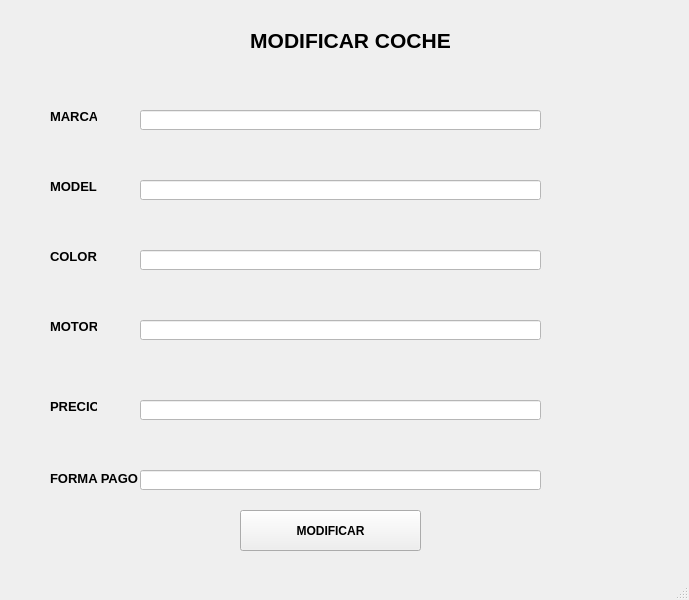
<?xml version="1.0" encoding="UTF-8"?>
<ui version="4.0">
 <class>MainWindow</class>
 <widget class="QMainWindow" name="MainWindow">
  <property name="geometry">
   <rect>
    <x>0</x>
    <y>0</y>
    <width>689</width>
    <height>600</height>
   </rect>
  </property>
  <property name="windowTitle">
   <string>Modificar registro</string>
  </property>
  <widget class="QWidget" name="centralwidget">
   <widget class="QLabel" name="label">
    <property name="geometry">
     <rect>
      <x>60</x>
      <y>10</y>
      <width>581</width>
      <height>61</height>
     </rect>
    </property>
    <property name="text">
     <string>&lt;html&gt;&lt;head/&gt;&lt;body&gt;&lt;p align=&quot;center&quot;&gt;&lt;span style=&quot; font-size:16pt; font-weight:600;&quot;&gt;MODIFICAR COCHE&lt;/span&gt;&lt;/p&gt;&lt;/body&gt;&lt;/html&gt;</string>
    </property>
   </widget>
   <widget class="QLabel" name="label_2">
    <property name="geometry">
     <rect>
      <x>50</x>
      <y>110</y>
      <width>47</width>
      <height>13</height>
     </rect>
    </property>
    <property name="font">
     <font>
      <pointsize>10</pointsize>
      <weight>75</weight>
      <bold>true</bold>
     </font>
    </property>
    <property name="text">
     <string>MARCA</string>
    </property>
   </widget>
   <widget class="QLineEdit" name="txt_marca">
    <property name="geometry">
     <rect>
      <x>140</x>
      <y>110</y>
      <width>401</width>
      <height>20</height>
     </rect>
    </property>
    <property name="styleSheet">
     <string notr="true">background-color: rgb(255, 255, 255);</string>
    </property>
   </widget>
   <widget class="QLineEdit" name="txt_modelo">
    <property name="geometry">
     <rect>
      <x>140</x>
      <y>180</y>
      <width>401</width>
      <height>20</height>
     </rect>
    </property>
    <property name="styleSheet">
     <string notr="true">background-color: rgb(255, 255, 255);</string>
    </property>
   </widget>
   <widget class="QLabel" name="label_3">
    <property name="geometry">
     <rect>
      <x>50</x>
      <y>180</y>
      <width>47</width>
      <height>13</height>
     </rect>
    </property>
    <property name="font">
     <font>
      <pointsize>10</pointsize>
      <weight>75</weight>
      <bold>true</bold>
     </font>
    </property>
    <property name="text">
     <string>MODELO</string>
    </property>
   </widget>
   <widget class="QLineEdit" name="txt_color">
    <property name="geometry">
     <rect>
      <x>140</x>
      <y>250</y>
      <width>401</width>
      <height>20</height>
     </rect>
    </property>
    <property name="styleSheet">
     <string notr="true">background-color: rgb(255, 255, 255);</string>
    </property>
   </widget>
   <widget class="QLabel" name="label_4">
    <property name="geometry">
     <rect>
      <x>50</x>
      <y>250</y>
      <width>47</width>
      <height>13</height>
     </rect>
    </property>
    <property name="font">
     <font>
      <pointsize>10</pointsize>
      <weight>75</weight>
      <bold>true</bold>
     </font>
    </property>
    <property name="text">
     <string>COLOR</string>
    </property>
   </widget>
   <widget class="QLineEdit" name="txt_motor">
    <property name="geometry">
     <rect>
      <x>140</x>
      <y>320</y>
      <width>401</width>
      <height>20</height>
     </rect>
    </property>
    <property name="styleSheet">
     <string notr="true">background-color: rgb(255, 255, 255);</string>
    </property>
   </widget>
   <widget class="QLabel" name="label_5">
    <property name="geometry">
     <rect>
      <x>50</x>
      <y>320</y>
      <width>47</width>
      <height>13</height>
     </rect>
    </property>
    <property name="font">
     <font>
      <pointsize>10</pointsize>
      <weight>75</weight>
      <bold>true</bold>
     </font>
    </property>
    <property name="text">
     <string>MOTOR</string>
    </property>
   </widget>
   <widget class="QLineEdit" name="txt_precio">
    <property name="geometry">
     <rect>
      <x>140</x>
      <y>400</y>
      <width>401</width>
      <height>20</height>
     </rect>
    </property>
    <property name="styleSheet">
     <string notr="true">background-color: rgb(255, 255, 255);</string>
    </property>
   </widget>
   <widget class="QLabel" name="label_6">
    <property name="geometry">
     <rect>
      <x>50</x>
      <y>400</y>
      <width>47</width>
      <height>13</height>
     </rect>
    </property>
    <property name="font">
     <font>
      <pointsize>10</pointsize>
      <weight>75</weight>
      <bold>true</bold>
     </font>
    </property>
    <property name="text">
     <string>PRECIO</string>
    </property>
   </widget>
   <widget class="QPushButton" name="btn_modificar">
    <property name="geometry">
     <rect>
      <x>240</x>
      <y>510</y>
      <width>181</width>
      <height>41</height>
     </rect>
    </property>
    <property name="font">
     <font>
      <weight>75</weight>
      <bold>true</bold>
     </font>
    </property>
    <property name="text">
     <string>MODIFICAR</string>
    </property>
   </widget>
   <widget class="QLabel" name="label_7">
    <property name="geometry">
     <rect>
      <x>50</x>
      <y>470</y>
      <width>91</width>
      <height>16</height>
     </rect>
    </property>
    <property name="font">
     <font>
      <pointsize>10</pointsize>
      <weight>75</weight>
      <bold>true</bold>
     </font>
    </property>
    <property name="text">
     <string>FORMA PAGO</string>
    </property>
   </widget>
   <widget class="QLineEdit" name="txt_forma_pago">
    <property name="geometry">
     <rect>
      <x>140</x>
      <y>470</y>
      <width>401</width>
      <height>20</height>
     </rect>
    </property>
    <property name="styleSheet">
     <string notr="true">background-color: rgb(255, 255, 255);
color: rgb(0, 0, 0);</string>
    </property>
   </widget>
  </widget>
  <widget class="QStatusBar" name="statusbar"/>
 </widget>
 <resources/>
 <connections/>
</ui>
